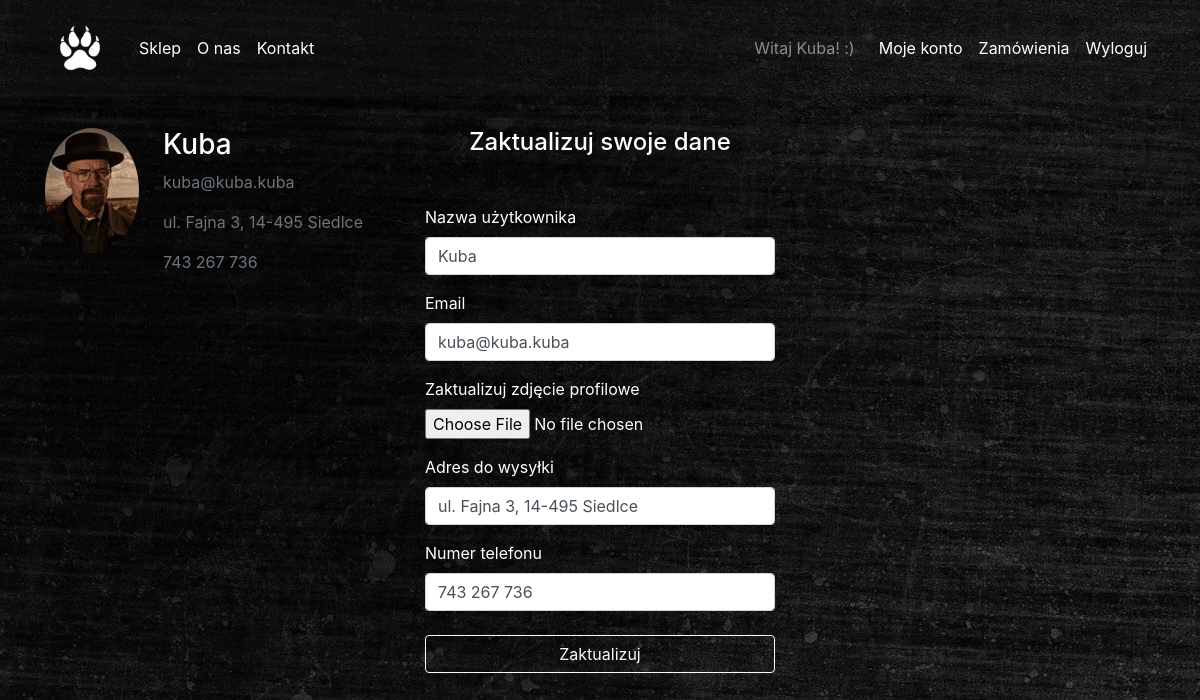
Screenshot of /account (signed in) with the database file from the repository.
### app_files/db_models.py (models this page shows, shortened)
class User(db.Model, UserMixin):
    __tablename__ = 'User'
    id = db.Column(db.Integer, primary_key=True)
    username = db.Column(db.String(20), unique=True, nullable=False)
    email = db.Column(db.String(120), unique=True, nullable=False)
    password = db.Column(db.String(60), nullable=False)
    image_file = db.Column(db.String(20), nullable=False, default='defaultpp.jpg')
    adress = db.Column(db.String(200))
    phone = db.Column(db.String(20))
    is_admin = db.Column(db.Boolean, default=False)

### app_files/routes.py (the view)
@app.route('/account', methods=['GET', 'POST'])
@login_required
def account():
    if current_user.is_admin:
        return redirect(url_for('root'))
    form = UpdateAccountForm()
    if form.validate_on_submit():
        if form.picture.data:
            picture_file = save_user_picture(form.picture.data)
            delete_old_picture(current_user)
            current_user.image_file = picture_file
        current_user.username = form.username.data
        current_user.email = form.email.data
        current_user.adress = form.adress.data
        current_user.phone = form.phone.data
        db.session.commit()
        return render_template('updated.html')
    elif request.method == 'GET':
        form.username.data = current_user.username
        form.email.data = current_user.email
        form.adress.data = current_user.adress
        form.phone.data = current_user.phone
    image_file = url_for(
        'static',
        filename='images/profile_pictures/' + current_user.image_file)
    return render_template('account.html', form=form, image_file=image_file)

### app_files/forms.py (shortened to what this page needs)
class UpdateAccountForm(FlaskForm):
    username = StringField(
        'Nazwa użytkownika',
        validators=[
            DataRequired("Pole wymagane"),
            Length(
                min=2, max=20,
                message="Nazwa powinna zawierać od %(min)d do %(max)d znaków")])
    email = StringField(
        'Email',
        validators=[DataRequired("Pole wymagane"),
                    Email("Nieprawidłowy adres e-mail")])
    picture = FileField(
        'Zaktualizuj zdjęcie profilowe',
        validators=[
            FileAllowed(['jpg', 'png'], "Dozwolony format pliku to .jpg lub .png")])
    adress = StringField(
        'Adres do wysyłki',
        validators=[
            Length(
                max=200,
                message="Adres powinien zawierać od %(min)d do %(max)d znaków")])
    phone = StringField(
        'Numer telefonu',
        validators=[
            Length(
                max=20,
                message="Numer powinien zawierać od %(min)d do %(max)d znaków")])
    submit = SubmitField('Zaktualizuj')

### app_files/db_models.py (called while the page is built)
@login_manager.user_loader
def load_user(user_id):
    return User.query.get(int(user_id))

### app_files/templates/account.html (shortened to what this page needs)
{% extends "layout.html" %}
{% block navbarposition %}
<nav class="navbar navbar-expand-md navbar-dark Bggrey" id="navbarMain">
{% endblock %}
{% block content %}
<div class="container">
	<div class="row">
		<div class="col-xl-4 col-lg-4 col-md-5 col-sm-12 col-xs-12 mt-3">
			<div class="media mt-3">
				<img src="{{image_file}}" class="rounded-circle img-fluid Img125 img-responsive">
				<div class="media-body ml-4">
					<h3>{{ current_user.username }}</h3>
					<p class="text-secondary">{{ current_user.email }}</p>
					{% if current_user.adress %}
						<p class="text-secondary">{{ current_user.adress }}</p>
					{% else %}
						<p class="text-secondary">Brak adresu dostawy</p>
					{% endif %}
					{% if current_user.phone %}
						<p class="text-secondary">{{ current_user.phone }}</p>
					{% else %}
						<p class="text-secondary">Brak numeru telefonu</p>
					{% endif %}
				</div>
			</div>
		</div>
		<div class="col-xl-8 col-lg-8 col-md-7 col-sm-12 col-xs-12 mt-3">
			<div class="row">
				<div class="col-xl-6 col-lg-8 col-md-12 col-sm-12 col-xs-12 mt-3">
					<h4 class="text-center mb-5">Zaktualizuj swoje dane</h4>
					<form action = "/account" method = "POST" enctype="multipart/form-data">
						<div class="form-group">
							{{ form.username.label(class="form-control-label") }}
							{% if form.username.errors %}
								{{ form.username(class="form-control is-invalid") }}
								<div class="invalid-feedback">
									{% for error in form.username.errors %}
										<span>{{ error }}</span>
									{% endfor %}
								</div>
							{% else %}
								{{ form.username(class="form-control") }}
							{% endif %}
						</div>
						<div class="form-group">
							{{ form.email.label(class="form-control-label") }}
							{% if form.email.errors %}
								{{ form.email(class="form-control is-invalid") }}
								<div class="invalid-feedback">
									{% for error in form.email.errors %}
										<span>{{ error }}</span>
									{% endfor %}
								</div>
							{% else %}
								{{ form.email(class="form-control") }}
							{% endif %}
						</div>
						<div class="form-group">
							{{ form.picture.label() }}
							<div>
								{{ form.picture() }}
							</div>
						</div>
						<div class="form-group">
							{{ form.adress.label(class="form-control-label") }}
							{% if form.adress.errors %}
								{{ form.adress(class="form-control is-invalid") }}
								<div class="invalid-feedback">
									{% for error in form.adress.errors %}
										<span>{{ error }}</span>
									{% endfor %}
								</div>
							{% else %}
								{{ form.adress(class="form-control") }}
							{% endif %}
						</div>
						<div class="form-group">
							{{ form.phone.label(class="form-control-label") }}
							{% if form.phone.errors %}
								{{ form.phone(class="form-control is-invalid") }}
								<div class="invalid-feedback">
									{% for error in form.phone.errors %}
										<span>{{ error }}</span>
									{% endfor %}
								</div>
							{% else %}
								{{ form.phone(class="form-control") }}
							{% endif %}
						</div>
						<div class="form-group">
							{{ form.submit(class="btn btn-outline-light btn-block mt-4") }}
						</div>
					</form>
				</div>
			</div>
		</div>
	</div>
</div>
{% endblock content %}

### app_files/templates/layout.html (shortened to what this page needs)
<!DOCTYPE html>
<html lang="pl">
<head>
	<link rel="stylesheet" href="https://stackpath.bootstrapcdn.com/bootstrap/4.1.1/css/bootstrap.min.css">
	<link href="{{ url_for('static', filename='css/customstyle.css') }}" rel="stylesheet" type="text/css">
</head>
<body>
{% block navbarposition %}{% endblock %}
	<div class="container">
		<a class="navbar-brand" href="/#carouselMain">
			<img src="{{ url_for('static', filename='images/tigerfootprint.png') }}" width="70" height="70" alt="logo">
		</a>
		<div class="collapse navbar-collapse" id="navbarResponsive">
			<ul class="navbar-nav">
				<li class="nav-item">
					<a class="nav-link" href="/#shop">Sklep</a>
				</li>
				<li class="nav-item">
					<a class="nav-link text-nowrap" href="/#aboutus">O nas</a>
				</li>
				<li class="nav-item">
					<a class="nav-link" href="/#contact">Kontakt</a>
				</li>
			</ul>
			{% if current_user.is_admin %}
				<ul class="navbar-nav ml-auto">
					<span class="navbar-text mr-3">KONTO ADMINISTRATORA</span>
					<li class="nav-item">
						<a class="nav-link" href="{{ url_for('shopmanagement') }}">Zarządzaj sklepem</a>
					</li>
					<li class="nav-item">
						<a class="nav-link" href="{{ url_for('orders') }}">Zamówienia</a>
					</li>
					<li class="nav-item">
						<a class="nav-link" href="{{ url_for('logout') }}">Wyloguj</a>
					</li>
				</ul>
			{% elif current_user.is_authenticated %}
				<ul class="navbar-nav ml-auto">
					<span class="navbar-text mr-3">Witaj {{ current_user.username }}! :)</span>
					<li class="nav-item">
						<a class="nav-link" href="{{ url_for('account') }}">Moje konto</a>
					</li>
					<li class="nav-item">
						<a class="nav-link" href="{{ url_for('cart') }}">Zamówienia</a>
					</li>
					<li class="nav-item">
						<a class="nav-link" href="{{ url_for('logout') }}">Wyloguj</a>
					</li>
				</ul>
			{% endif %}
		</div>
	</div>
</nav>
{% block content %}{% endblock %}
</body>
</html>

### app_files/static/css/customstyle.css (style rules this page uses)
body { background-image: url("../images/bgimage.jpg"); color: white; }
.Bggrey { background-color: rgba(31, 29, 29, 0.3); }
#navbarMain .nav-link, #navbarMain .navbar-toggler { color: #fff; }
.Img125 { max-height: 125px; max-width: 125px; }

### rows the page displays
User: username "Kuba", email "kuba@kuba.kuba", adress "ul. Fajna 3, 14-495 Siedlce", phone "743 267 736"
